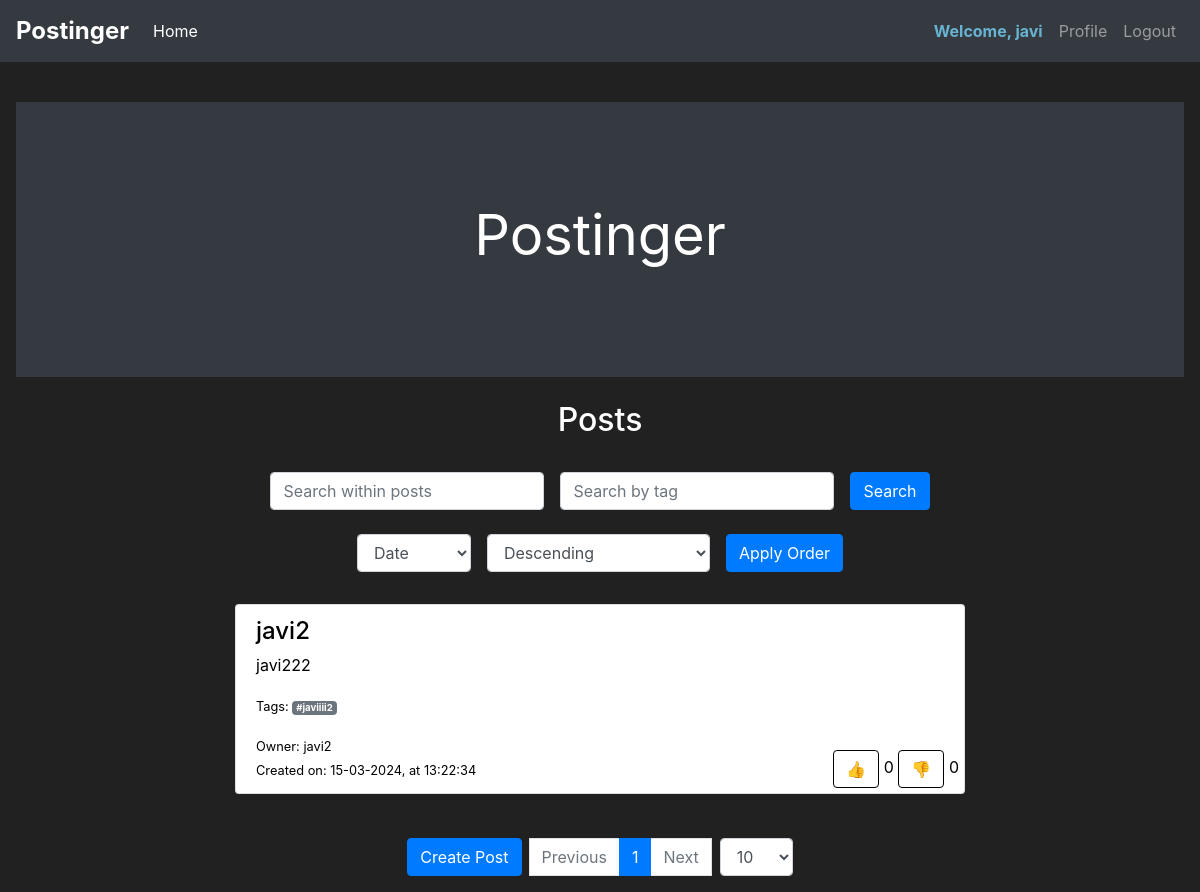
Before: /home (signed in) with the older database file.
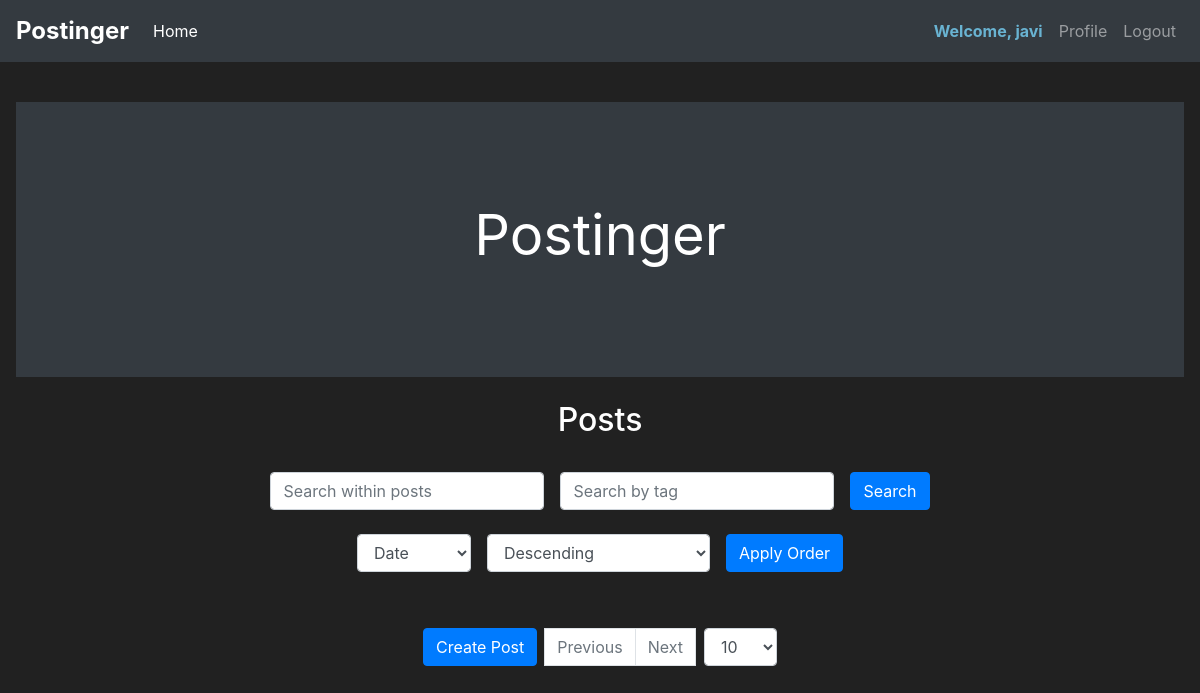
After: the same page with the newer database file.
### app/models.py (models this page shows, shortened)
class User(db.Model, UserMixin):
    id = db.Column(db.Integer, primary_key=True)
    username = db.Column(db.String, nullable=False)
    email_address = db.Column(db.String, nullable=False)
    password_hash = db.Column(db.String, nullable=False)
    name = db.Column(db.String)
    gender = db.Column(db.String)
    pronouns = db.Column(db.String)
    bio = db.Column(db.Text)
    is_admin = db.Column(db.Boolean, default=False)
    posts = db.relationship('Post', backref='owned_user', lazy=True)
    status = db.Column(db.String, default='active')

class Post(db.Model):
    id = db.Column(db.Integer, primary_key=True)
    title = db.Column(db.String, nullable=False)
    body = db.Column(db.String, nullable=False)
    owned_user_id = db.Column(db.Integer, db.ForeignKey('user.id'))
    tags = db.Column(db.String)
    likes_count = db.Column(db.Integer, default=0)
    dislikes_count = db.Column(db.Integer, default=0)
    created_at = db.Column(db.DateTime, default=datetime.utcnow)
    liked_users = db.relationship('User', secondary=likes, backref=db.backref('liked_posts', lazy='dynamic'))
    disliked_users = db.relationship('User', secondary=dislikes, backref=db.backref('disliked_posts', lazy='dynamic'))

### app/routes.py (the view, shortened to what this page needs)
@app.route('/home', methods=['GET'])
@login_required
def home_page():
    create_post_form = CreatePostForm()
    edit_post_form = EditPostForm()
    page = request.args.get('page', 1, type=int)
    per_page = request.args.get('per_page', 10, type=int)  # Default to 10 entries per page
    search_query = request.args.get('search', '')
    tag_search = request.args.get('tag_search', '')
    order_by = request.args.get('order_by', 'date')
    order_direction = request.args.get('order_direction', 'desc')  # Default to descending order
    posts_query = Post.query.join(User).options(joinedload(Post.owned_user))
    if search_query:
        posts_query = posts_query.filter(or_(Post.title.contains(search_query), Post.body.contains(search_query)))
    if order_by == 'date':
        posts_query = posts_query.order_by(Post.created_at.desc() if order_direction == 'desc' else Post.created_at.asc())
    elif order_by == 'likes':
        posts_query = posts_query.order_by(Post.likes_count.desc() if order_direction == 'desc' else Post.likes_count.asc())
    elif order_by == 'dislikes':
        posts_query = posts_query.order_by(Post.dislikes_count.desc() if order_direction == 'desc' else Post.dislikes_count.asc())
    posts_query = posts_query.filter(User.status == 'active')
    posts = posts_query.paginate(page=page, per_page=per_page)
    return render_template('home.html', posts=posts, create_post_form=create_post_form,
                           edit_post_form=edit_post_form,
                           order_by=order_by, order_direction=order_direction,
                           search_query=search_query, tag_search=tag_search, user=current_user)

### app/forms.py
class CreatePostForm(FlaskForm):
    title = StringField(label='Title', validators=[DataRequired()])
    body = TextAreaField(label='Body', validators=[DataRequired()])
    tags = StringField('Tags (optional)')
    submit = SubmitField(label='Create a post!')

class EditPostForm(FlaskForm):
    title = StringField('Title', validators=[DataRequired()])
    body = TextAreaField('Body', validators=[DataRequired()])
    tags = StringField('Tags (optional)')
    submit = SubmitField('Edit a post!')

### app/routes.py (called while the page is built)
@login_manager.user_loader
def load_user(user_id):
    return User.query.get(int(user_id))

### app/templates/home.html (shortened to what this page needs)
{% extends 'base.html' %}
{% block content %}
    <div class="position-relative overflow-hidden p-3 p-md-5 m-md-3 text-center bg-dark" style="color:white">
        <div class="col-md-5 p-lg-5 mx-auto my-1">
            <h1 class="display-4 font-weight-normal">Postinger</h1>
        </div>
    </div>
    <div class="container mt-4">
        <div class="row">
            <div class="col-md-8 offset-md-2 text-center">
                <h2>Posts</h2>
            </div>
        </div>
    </div>
    <div class="container mt-2">
        <div class="row">
            <div class="col-md-8 offset-md-2 text-center">
                <form method="GET" action="{{ url_for('home_page') }}" id="searchForm" class="form-inline justify-content-center mb-3">
                    <div class="form-group mb-2">
                        <input type="text" class="form-control" id="searchInput" name="search" placeholder="Search within posts" value="{{ request.args.get('search', '') }}">
                    </div>
                    <div class="form-group mx-sm-3 mb-2">
                        <input type="text" class="form-control" id="tagSearchInput" name="tag_search" placeholder="Search by tag" value="{{ request.args.get('tag_search', '') }}">
                    </div>
                    <div class="form-inline justify-content-center">
                        <button type="submit" class="btn btn-primary mb-2">Search</button>
                    </div>
                </form>
                <form method="GET" action="{{ url_for('home_page') }}" id="orderByForm" class="form-inline justify-content-center">
                    <div class="form-group mb-2">
                        <select class="form-control" id="orderBy" name="order_by">
                            <option value="date" {% if order_by == 'date' %}selected{% endif %}>Date</option>
                        </select>
                    </div>
                    <div class="form-group mx-sm-3 mb-2">
                        <select class="form-control" id="orderDirection" name="order_direction">
                            <option value="desc" {% if order_direction == 'desc' %}selected{% endif %}>Descending</option>
                        </select>
                    </div>
                    <button type="submit" class="btn btn-primary mb-2">Apply Order</button>
                </form>
            </div>
        </div>
    </div>
    <div class="container mt-4">
        <div class="row">
            <div class="col-md-8 offset-md-2">
                <ul class="list-group">
                    {% for post in posts.items %}
                    <li class="list-group-item post-item" style="color:black">
                            <h4>{{ post.title }}</h4>
                            <p>{{ post.body }}</p>
                            {% if post.tags %}
                                <p><small>Tags:
                                    {% for tag in post.tags.split(',') %}
                                        {% if tag.strip() %}
                                            <span class="badge badge-secondary">#{{ tag.strip() }}</span>
                                        {% endif %}
                                    {% endfor %}
                                </small></p>
                            {% endif %}
                            <div class="row">
                                <div class="col-md-8">
                                    <p class="mb-0"><small>Owner: {{ post.owned_user.username }}</small></p>
                                </div>
                            </div>
                            <div class="row">
                                <div class="col-md-8">
                                    <p class="mb-0"><small>Created on: {{ post.created_at.strftime('%d-%m-%Y, at %H:%M:%S') }}</small></p>
                                </div>
                            </div>
                            <div style="position: absolute; bottom: 5px; right: 5px;">
                                <form method="POST" action="{{ url_for('like_post') }}" style="display: inline;">
                                    <button type="submit" class="btn btn-like {% if current_user in post.liked_users %}liked{% endif %}" data-post-id="{{ post.id }}">👍</button>
                                </form>
                                <span class="like-count">{{ post.likes_count }}</span>
                                <form method="POST" action="{{ url_for('dislike_post') }}" style="display: inline;">
                                    <button type="submit" class="btn btn-dislike {% if current_user in post.disliked_users %}disliked{% endif %}" data-post-id="{{ post.id }}">👎</button>
                                </form>
                                <span class="dislike-count">{{ post.dislikes_count }}</span>
                            </div>
                        </li>
                    {% endfor %}
                </ul>
            </div>
        </div>
    </div>
    <div class="container mt-4">
        <div class="row">
            <div class="col-md-8 offset-md-2">
                <nav aria-label="Page navigation example">
                    <ul class="pagination justify-content-center">
                        <li class="page-item">
                            <a class="btn btn-primary mr-2" href="{{ url_for('create_post') }}">Create Post</a>
                        </li>
                        {% if posts.has_prev %}
                            <li class="page-item"><a class="page-link" href="{{ url_for('home_page', page=posts.prev_num, per_page=posts.per_page) }}">Previous</a></li>
                        {% else %}
                            <li class="page-item disabled"><span class="page-link">Previous</span></li>
                        {% endif %}
                        {% for num in posts.iter_pages() %}
                            {% if num %}
                                {% if num == posts.page %}
                                    <li class="page-item active"><span class="page-link">{{ num }}</span></li>
                                {% else %}
                                    <li class="page-item"><a class="page-link" href="{{ url_for('home_page', page=num, per_page=posts.per_page) }}">{{ num }}</a></li>
                                {% endif %}
                            {% else %}
                                <li class="page-item disabled"><span class="page-link">...</span></li>
                            {% endif %}
                        {% endfor %}
                        {% if posts.has_next %}
                            <li class="page-item"><a class="page-link" href="{{ url_for('home_page', page=posts.next_num, per_page=posts.per_page) }}">Next</a></li>
                        {% else %}
                            <li class="page-item disabled"><span class="page-link">Next</span></li>
                        {% endif %}
                        <li class="page-item">
                            <form method="GET" action="{{ url_for('home_page') }}" class="form-inline mb-0">
                                <div class="form-group">
                                    <select class="form-control" id="entriesPerPage" name="per_page" onchange="this.form.submit()">
                                        <option value="10" {% if posts.per_page == 10 %}selected{% endif %}>10</option>
                                    </select>
                                </div>
                            </form>
                        </li>
                    </ul>
                </nav>
            </div>
        </div>
    </div>
{% endblock %}

### app/templates/base.html (shortened to what this page needs)
<!doctype html>
<html lang="en">
<head>
    <link rel="stylesheet" href="https://cdn.jsdelivr.net/npm/bootstrap@4.5.3/dist/css/bootstrap.min.css"
>
</head>
<body>
  <nav class="navbar navbar-expand-md navbar-dark bg-dark">
    <span class="navbar-brand" style="font-size: 1.5em; font-weight: bold;">Postinger</span>
    <div class="collapse navbar-collapse" id="navbarNav">
        <ul class="navbar-nav mr-auto">
            <li class="nav-item active">
                <a class="nav-link" href="{% if current_user.is_authenticated %}{{ url_for('home_page') }}{% else %}{{ url_for('login_page') }}{% endif %}">Home </a>
            </li>
        </ul>
        {% if current_user.is_authenticated %}
        <ul class="navbar-nav">
            <li class="nav-item">
                <span class="nav-link" style="color: rgb(105, 179, 210); font-weight: bold;">Welcome, {{ current_user.name }}</span>
            </li>
            <li class="nav-item">
                <a class="nav-link" href="{{ url_for('profile_page', username=current_user.username)}}">Profile</a>
            </li>
            <li class="nav-item">
                <a class="nav-link" href="{{ url_for('logout_page') }}">Logout</a>
            </li>
        </ul>
    {% endif %}
    </div>
</nav>
{% block content %}
{% endblock %}
</body>
</html>

### app/templates/base.html (style rules this page uses)
body { background-color: #212121; color: white; position: relative; }
body { background-color: #212121; color: white; }

### app/templates/home.html (style rules this page uses)
body { background-color: #212121; color: white; position: relative; }

Changed rows visible on the page:
removed Post: title "javi2", body "javi222", strip "javiiii2", owned_user.username "javi2", created_at "15-03-2024, at 13:22:34", likes_count "0", dislikes_count "0"
Other visible differences:
list line gone: "1"
